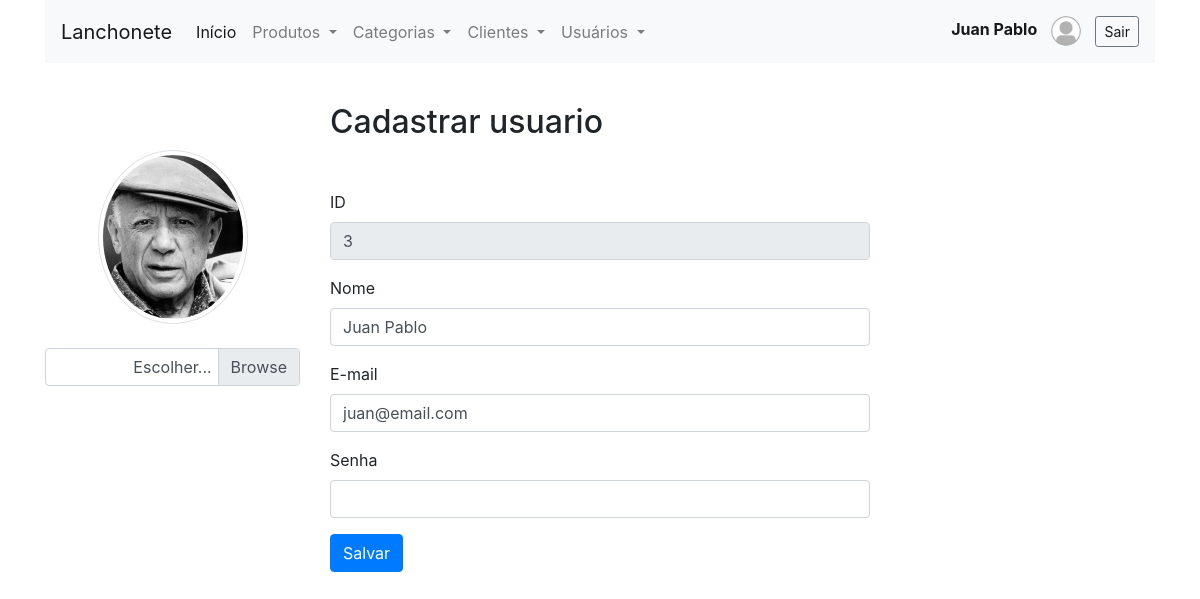
The page /form_usuario.php?id=3 (signed in) on the database its author committed.
### tables this page shows
CREATE TABLE `usuarios` (
  `id` int NOT NULL AUTO_INCREMENT,
  `nome` varchar(100) NOT NULL,
  `email` varchar(100) NOT NULL,
  `senha` varchar(100) NOT NULL,
  `imagem` varchar(255) DEFAULT NULL,
  PRIMARY KEY (`id`)
);

### classes/Conexao.php (called while the page is built, shortened)
<?php
class Conexao
{
	private $host;
	private $user;
	private $password;
	public function __construct() {
		$this->host = 'mysql:host=localhost;dbname=lanchonete_api';
		$this->user = 'root';
		$this->password = 'root';
	}
    public function conectar() {
    	try {
			$conn = new PDO(
							$this->host,
							$this->user,
							$this->password
						);
			return $conn;
		} catch (PDOException $e) {
			echo 'Erro na conexao. Erro reportado: ' . $e->getMessage();
			exit;
		}
    }
}

### classes/UsuarioDAO.php (called while the page is built, shortened)
<?php
require_once 'Model.php';
class UsuarioDAO extends Model
{
    public function __construct()
    {
     	$this->class = 'Usuario';
     	$this->tabela = 'usuarios';
    }
}

### classes/Model.php (called while the page is built, shortened)
<?php
require 'Conexao.php';
class Model
{
	protected $tabela;
	protected $class;
	protected $db;
	public function __construct()
	{
		$conexao = new Conexao();
		$this->db = $conexao->conectar();
	}
    public function get($id)
    {
    	$sql = "SELECT * FROM {$this->tabela} WHERE id = {$id}";
    	$stmt = $this->db->prepare($sql);
    	$stmt->setFetchMode(PDO::FETCH_CLASS, $this->class);
    	$stmt->execute();
    	return $stmt->fetch();
    }
}

### classes/Usuario.php (called while the page is built, shortened)
<?php
class Usuario
{
	private $id;
	private $nome;
	private $email;
    private $imagem;
    public function getId()
    {
        return $this->id;
    }
    public function getNome()
    {
        return $this->nome;
    }
    public function getEmail()
    {
        return $this->email;
    }
    public function getImagem()
    {
        return $this->imagem;
    }
}

### form_usuario.php (the view, shortened to what this page needs)
<?php include './layout/header.php'; ?>
<?php include './layout/menu.php'; ?>
<?php
	require 'classes/Usuario.php';
	require 'classes/UsuarioDAO.php';
	$usuario = new Usuario();
	if(isset($_GET['id']) && $_GET['id'] != '') {
		$id = $_GET['id'];
		$usuarioDAO = new UsuarioDAO();
		$usuario = $usuarioDAO->get($id);
	}
?>
<div class="row" style="margin-top:40px">
	<div class="col-6 offset-3">
		<h2>Cadastrar usuario</h2>
	</div>
</div>
<form action="controle_usuario.php?acao=<?= ( $usuario->getId() != '' ? 'editar' : 'cadastrar' )?>" method="post" enctype="multipart/form-data">
	<div class="row">
		<div class="col-3 text-center">
			<img src="/assets/img/usuarios/<?= ($usuario->getImagem() != '' && file_exists('assets/img/usuarios/'.$usuario->getImagem()) ? $usuario->getImagem() : 'usuario.png') ?>" alt="" width="150" class="rounded-circle img-thumbnail" id="fotopreview">
			<br>
			<br>
			<div class="custom-file">
			  <label class="custom-file-label" for="imagem">Escolher...</label>
			</div>
		</div>
		<div class="col-6">
			<p>&nbsp;</p>
				<div class="form-group">
					<label for="id">ID</label>
					<input type="text" class="form-control" name="id" id="id" value="<?=($usuario->getId() != '' ? $usuario->getId() : '')?>" readonly>
				</div>
				<div class="form-group">
					<label for="nome">Nome</label>
					<input type="text" class="form-control" name="nome" id="nome" required value="<?= ($usuario->getNome() != '' ? $usuario->getNome() : '') ?>">
				</div>
				<div class="form-group">
					<label for="email">E-mail</label>
					<input type="email" name="email" id="email" class="form-control" required value="<?= ($usuario->getEmail() != '' ? $usuario->getEmail() : ''); ?>">
				</div>
				<div class="form-group">
					<label for="senha">Senha</label>
					<input type="password" name="senha" id="senha" class="form-control"
					<?= ($usuario->getId() == '' ? ' required' : '' ) ?>>
				</div>
				<div class="form-group">
					<button type="submit" class="btn btn-primary">Salvar</button>
				</div>
		</div>
	</div>
</form>
<?php include './layout/footer.php'; ?>

### rows shown on the page
usuarios: imagem (picture), id "3", nome "Juan Pablo", email "juan@email.com"

### other values the page prints
$_SESSION['nome'] "Juan Pablo"
